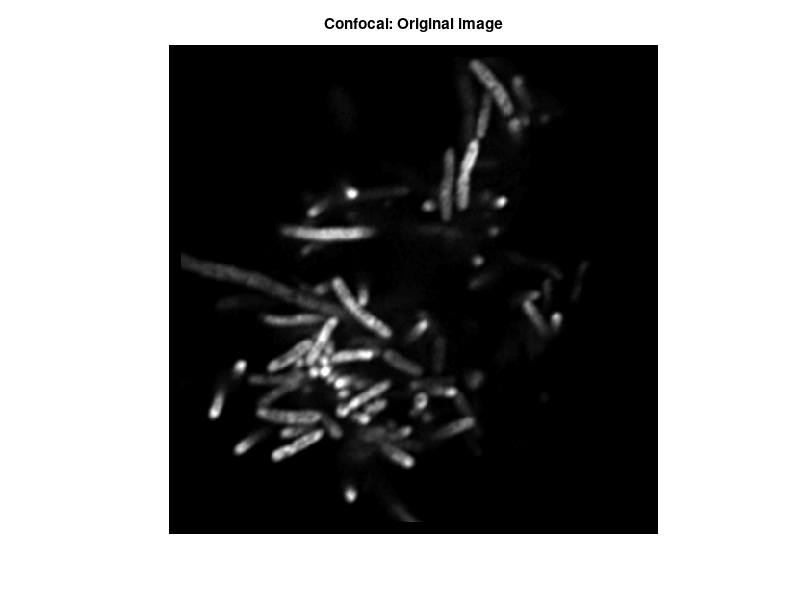

The MATLAB script that drew this image: (Note: this script raises an error after producing the figure.)
clear
close all
clc

load('data/confocal.mat');
confocal = cluster1Processed5;
clear cluster1Processed5;

confocal=mat2gray(confocal);
figure, imshow(confocal), title('Confocal: Original image')

% CELL COUNT
confocalBin = imbinarize(confocal,0.99);
step = .001;
for i=0.07:step:1
    temp = imbinarize(confocal,i);
    temp = bwareaopen(temp, 50) & ~bwareaopen(temp, 400);
    %temp = bwmorph(temp,'bridge',Inf);
    %temp = bwmorph(temp,'close',Inf);
    confocalBin = confocalBin | temp;
end
%confocalBin = bwmorph(confocalBin,'close',Inf);
%confocalBin = imdilate(confocalBin, strel('sphere',1));

figure, imshowpair(confocal,confocalBin,'falsecolor'), title('Confocal: Binarized image overlaid on Original');
figure, imshowpair(confocal,confocalBin,'montage'), title('Confocal: Original and Binarized images');
[confocalLengthCells,n]=bwlabel(confocalBin);%n is total number
n

%% LENGTH
confocalLength = bwmorph(confocalBin,'skel',Inf);

l = sum(confocalLength(:)) % print red lymphocyte skeleton length
figure, imshowpair(confocal,confocalLength,'falsecolor'), title('Confocal: Skeleton overlaid on Original')

[L,n] = bwlabel(confocalLength);
cellLength = zeros(n,1);
for i=1:size(L)
    for j=1:size(L)
        if L(i,j) > 0
            cellLength(int8(L(i,j))) = cellLength(int8(L(i,j))) + 1;
        end
    end
end

for i=1:size(confocalLengthCells)
    for j=1:size(confocalLengthCells)
        if L(i,j) > 0
            L(i,j) = cellLength(int8(L(i,j)));
        end
    end
end

%figure, image(confocalLengthCells)
figure, imshowpair(confocal, L,'montage'), title('Confocal: Cells with brightness based on their lengths')
